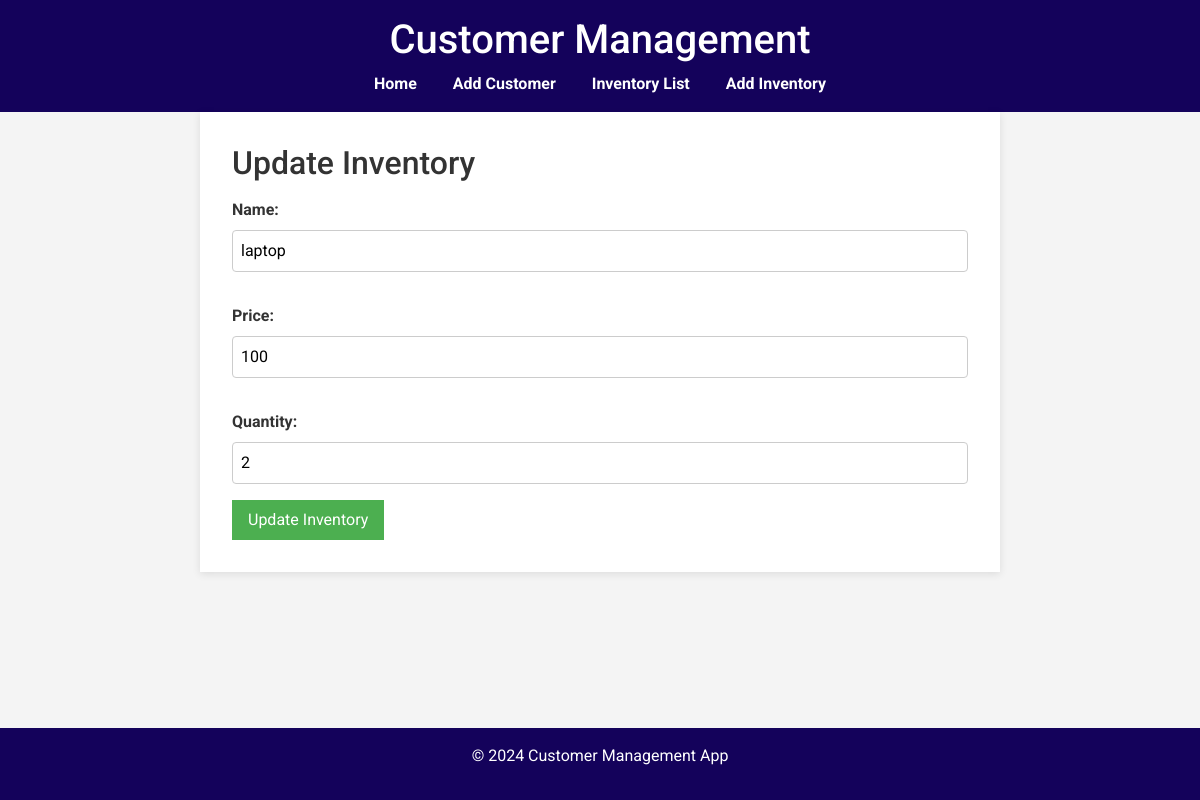
The page /update/1 on the database as committed earlier.
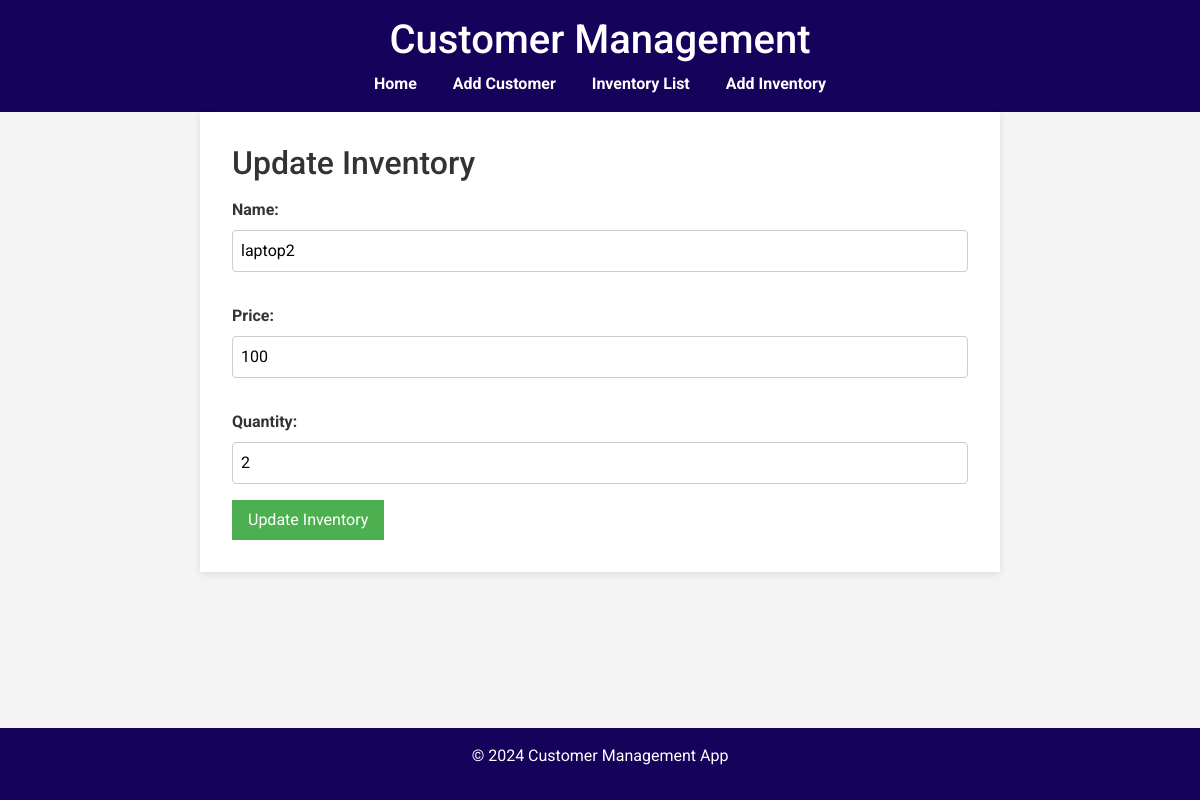
The same page on the database as committed later.
### setup_db.py (models this page shows)
class Inventory(db.Model):
    id = db.Column(db.Integer, primary_key=True)
    name = db.Column(db.String(100), nullable=False)
    price = db.Column(db.String(100), nullable=False)
    quantity = db.Column(db.Integer, nullable=True)

### app.py (the view)
@app.route('/update/<int:inventory_id>', methods=['GET', 'POST'])
def update_inventory(inventory_id):
    inventory = Inventory.query.get_or_404(inventory_id)
    if request.method == 'POST':
        inventory.name = request.form['name']
        inventory.price = request.form['price']
        inventory.quantity = request.form['quantity']
        db.session.commit()
        return redirect(url_for('inventory'))  # Redirect to the homepage route
    return render_template('update_inventory.html', inventory=inventory)

### templates/update_inventory.html
{% extends 'base.html' %}
{% block content %}
<section>
    <h2>Update Inventory</h2>
    <form method="post">
        <label for="name">Name:</label>
        <input type="text" id="name" name="name" value="{{ inventory.name }}" required>
        <label for="price">Price:</label>
        <input type="text" id="price" name="price" value="{{ inventory.price }}" required>
        <label for="phone">Quantity:</label>
        <input type="text" id="quantity" name="quantity" value="{{ inventory.quantity }}" required>
        <button type="submit">Update Inventory</button>
    </form>
</section>
{% endblock %}

Rows that differ between the two databases and show on the page:
changed Inventory: name "laptop" → "laptop2"
